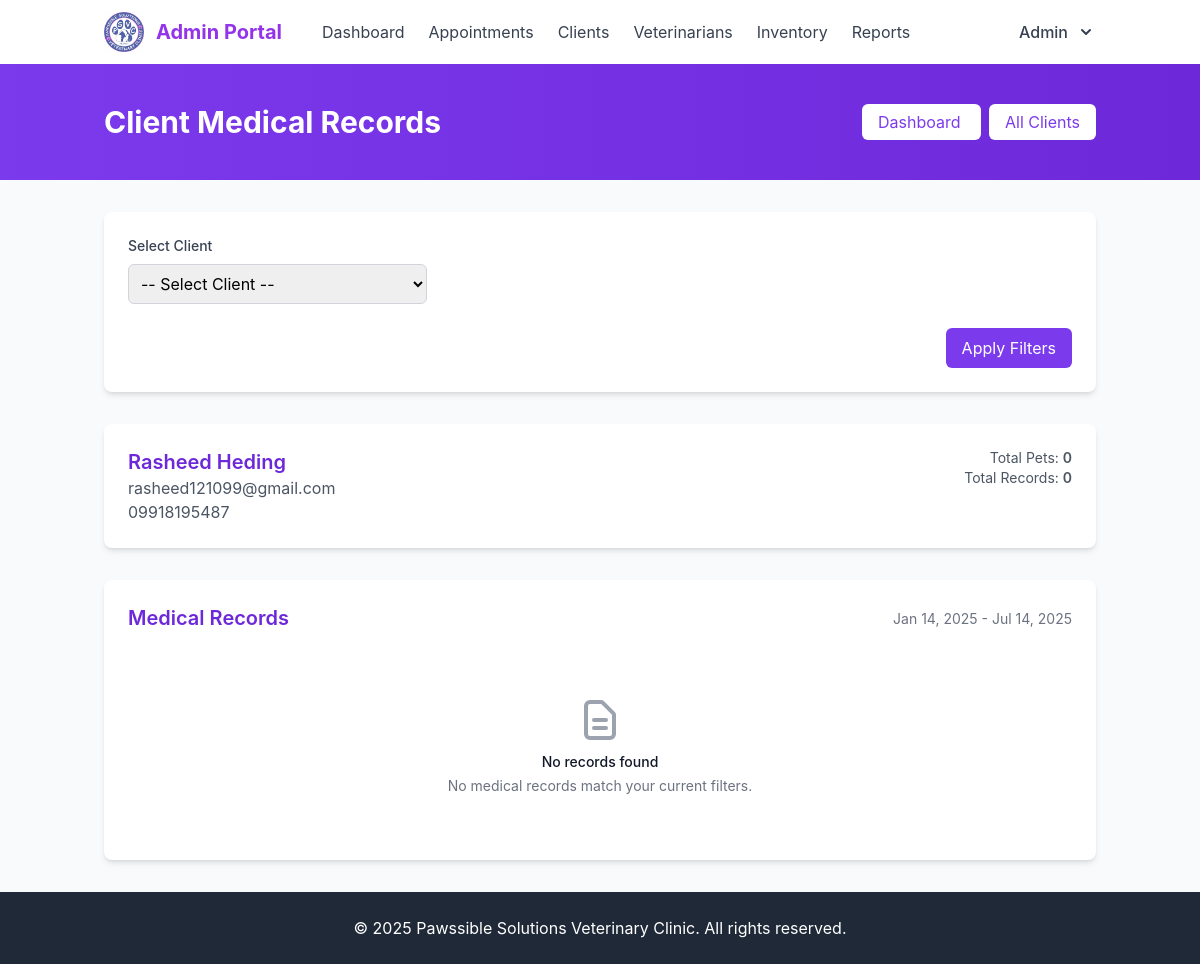
The page /admin/client_medical_records.php?client_id=18 (signed in) on the database as committed earlier.
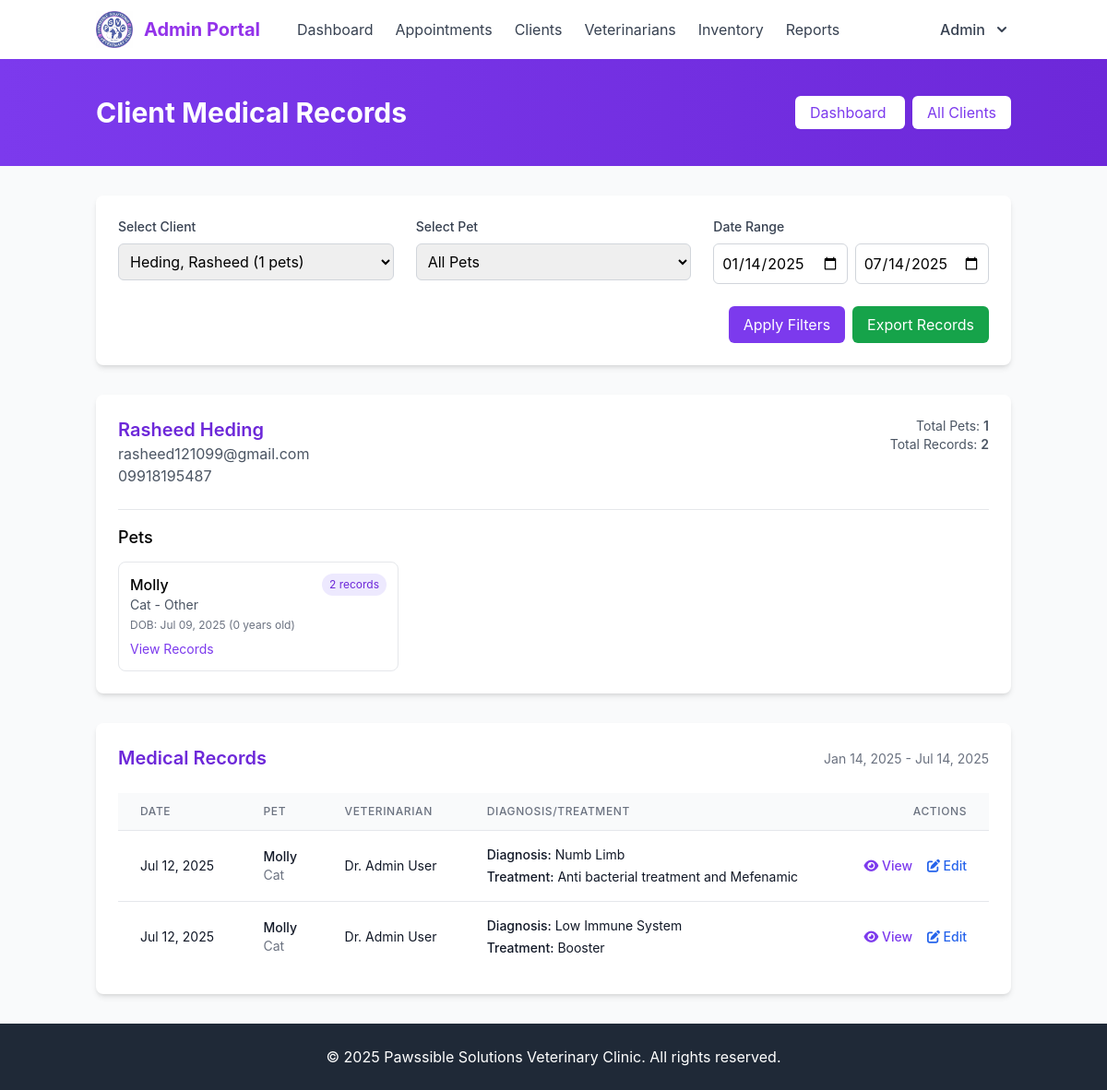
The same page on the database as committed later.
### tables this page shows
CREATE TABLE `pets` (
  `id` int(11) NOT NULL,
  `owner_id` int(11) NOT NULL,
  `name` varchar(50) NOT NULL,
  `species` varchar(50) NOT NULL,
  `breed` varchar(50) DEFAULT NULL,
  `gender` enum('male','female','unknown') NOT NULL,
  `date_of_birth` date DEFAULT NULL,
  `weight` decimal(5,2) DEFAULT NULL,
  `microchip_id` varchar(50) DEFAULT NULL,
  `created_at` timestamp NOT NULL DEFAULT current_timestamp(),
  `updated_at` timestamp NOT NULL DEFAULT current_timestamp() ON UPDATE current_timestamp()
);

CREATE TABLE `medical_records` (
  `id` int(11) NOT NULL,
  `pet_id` int(11) NOT NULL,
  `appointment_id` int(11) DEFAULT NULL,
  `record_date` date NOT NULL,
  `record_type` varchar(50) DEFAULT NULL,
  `diagnosis` text DEFAULT NULL,
  `treatment` text DEFAULT NULL,
  `medications` text DEFAULT NULL,
  `notes` text DEFAULT NULL,
  `created_by` int(11) NOT NULL,
  `created_at` timestamp NOT NULL DEFAULT current_timestamp(),
  `updated_at` timestamp NOT NULL DEFAULT current_timestamp() ON UPDATE current_timestamp()
);

### admin/client_medical_records.php (the view, shortened to what the changed rows need)
<?php
$database = new Database();
$db = $database->getConnection();
$selected_client_id = $_GET['client_id'] ?? null;
$selected_pet_id = $_GET['pet_id'] ?? null;
$start_date = $_GET['start_date'] ?? date('Y-m-d', strtotime('-6 months'));
$end_date = $_GET['end_date'] ?? date('Y-m-d');
$clients_query = "SELECT DISTINCT u.id, u.first_name, u.last_name, u.email,
                 (SELECT COUNT(*) FROM pets WHERE owner_id = u.id) as pet_count
                 FROM users u
                 JOIN pets p ON u.id = p.owner_id
                 WHERE u.role = 'client'
                 ORDER BY u.last_name, u.first_name";
$clients_stmt = $db->prepare($clients_query);
$clients_stmt->execute();
$pets = [];
if ($selected_client_id) {
    $pets_query = "SELECT p.id, p.name, p.species, p.breed, p.date_of_birth,
                  (SELECT COUNT(*) FROM medical_records WHERE pet_id = p.id) as record_count
                  FROM pets p
                  WHERE p.owner_id = :owner_id
                  ORDER BY p.name";
    $pets_stmt = $db->prepare($pets_query);
    $pets_stmt->bindParam(':owner_id', $selected_client_id);
    $pets_stmt->execute();
    $pets = $pets_stmt->fetchAll(PDO::FETCH_ASSOC);
    $client_query = "SELECT first_name, last_name, email, phone FROM users WHERE id = :id";
    $client_stmt = $db->prepare($client_query);
    $client_stmt->bindParam(':id', $selected_client_id);
    $client_stmt->execute();
    $client = $client_stmt->fetch(PDO::FETCH_ASSOC);
}
$records = [];
if ($selected_client_id) {
    $records_query = "SELECT mr.*, p.name as pet_name, p.species, p.breed,
                     CONCAT(v.first_name, ' ', v.last_name) as vet_name
                     FROM medical_records mr
                     JOIN pets p ON mr.pet_id = p.id
                     JOIN users v ON mr.created_by = v.id
                     WHERE p.owner_id = :owner_id";
    $params = [':owner_id' => $selected_client_id];
    $records_query .= " AND mr.record_date BETWEEN :start_date AND :end_date";
    $params[':start_date'] = $start_date;
    $params[':end_date'] = $end_date;
    $records_query .= " ORDER BY mr.record_date DESC, mr.id DESC";
    $records_stmt = $db->prepare($records_query);
    foreach ($params as $key => $value) {
        $records_stmt->bindParam($key, $params[$key]);
    }
    $records_stmt->execute();
    $records = $records_stmt->fetchAll(PDO::FETCH_ASSOC);
}
include_once '../includes/admin_header.php';
?>
<div class="bg-gradient-to-r from-violet-600 to-violet-700 py-10">
    <div class="container mx-auto px-4">
        <div class="flex justify-between items-center">
            <h1 class="text-3xl font-bold text-white">Client Medical Records</h1>
        </div>
    </div>
</div>
<div class="container mx-auto px-4 py-8">
    <div class="bg-white rounded-lg shadow-md p-6 mb-8">
        <form method="GET" action="<?php echo htmlspecialchars($_SERVER['PHP_SELF']); ?>" class="grid grid-cols-1 md:grid-cols-2 lg:grid-cols-3 gap-6">
            <div>
                <label for="client_id" class="block text-sm font-medium text-gray-700 mb-2">Select Client</label>
                <select name="client_id" id="client_id" class="w-full p-2 border border-gray-300 rounded-md focus:outline-none focus:ring-2 focus:ring-violet-500" onchange="this.form.submit()">
                    <option value="">-- Select Client --</option>
                    <?php while ($client_row = $clients_stmt->fetch(PDO::FETCH_ASSOC)): ?>
                        <option value="<?php echo $client_row['id']; ?>" <?php echo ($selected_client_id == $client_row['id']) ? 'selected' : ''; ?>>
                            <?php echo htmlspecialchars($client_row['last_name'] . ', ' . $client_row['first_name']); ?>
                            (<?php echo $client_row['pet_count']; ?> pets)
                        </option>
                    <?php endwhile; ?>
                </select>
            </div>
            <?php if ($selected_client_id && !empty($pets)): ?>
                <div>
                    <label for="pet_id" class="block text-sm font-medium text-gray-700 mb-2">Select Pet</label>
                    <select name="pet_id" id="pet_id" class="w-full p-2 border border-gray-300 rounded-md focus:outline-none focus:ring-2 focus:ring-violet-500">
                        <option value="">All Pets</option>
                    </select>
                </div>
                <div>
                    <label class="block text-sm font-medium text-gray-700 mb-2">Date Range</label>
                    <div class="grid grid-cols-2 gap-2">
                        <input type="date" name="start_date" value="<?php echo $start_date; ?>" class="w-full p-2 border border-gray-300 rounded-md focus:outline-none focus:ring-2 focus:ring-violet-500">
                        <input type="date" name="end_date" value="<?php echo $end_date; ?>" class="w-full p-2 border border-gray-300 rounded-md focus:outline-none focus:ring-2 focus:ring-violet-500">
                    </div>
                </div>
            <?php endif; ?>
            <?php if ($selected_client_id): ?>
                <div class="md:col-span-2 lg:col-span-3 flex justify-end">
                    <button type="submit" class="bg-violet-600 text-white px-4 py-2 rounded-md hover:bg-violet-700 transition">
                        Apply Filters
                    </button>
                    <?php if (!empty($records)): ?>
                        <a href="export_medical_records.php?client_id=<?php echo $selected_client_id; ?>&pet_id=<?php echo $selected_pet_id; ?>&start_date=<?php echo $start_date; ?>&end_date=<?php echo $end_date; ?>"
                           class="ml-2 bg-green-600 text-white px-4 py-2 rounded-md hover:bg-green-700 transition">
                            Export Records
                        </a>
                    <?php endif; ?>
                </div>
            <?php endif; ?>
        </form>
    </div>
    <?php if ($selected_client_id): ?>
        <div class="bg-white rounded-lg shadow-md p-6 mb-8">
            <div class="flex justify-between items-start">
                <div>
                    <h2 class="text-xl font-semibold text-violet-700"><?php echo htmlspecialchars($client['first_name'] . ' ' . $client['last_name']); ?></h2>
                    <p class="text-gray-600"><?php echo htmlspecialchars($client['email']); ?></p>
                    <?php if (!empty($client['phone'])): ?>
                        <p class="text-gray-600"><?php echo htmlspecialchars($client['phone']); ?></p>
                    <?php endif; ?>
                </div>
                <div class="text-right">
                    <p class="text-sm text-gray-600">Total Pets: <span class="font-semibold"><?php echo count($pets); ?></span></p>
                    <p class="text-sm text-gray-600">Total Records: <span class="font-semibold"><?php echo count($records); ?></span></p>
                </div>
            </div>
            <?php if (!empty($pets)): ?>
                <div class="mt-6 border-t pt-4">
                    <h3 class="text-lg font-medium mb-3">Pets</h3>
                    <div class="grid grid-cols-1 md:grid-cols-2 lg:grid-cols-3 gap-4">
                        <?php foreach ($pets as $pet): ?>
                            <div class="border rounded-lg p-3 <?php echo ($selected_pet_id == $pet['id']) ? 'bg-violet-50 border-violet-300' : ''; ?>">
                                <div class="flex justify-between">
                                    <h4 class="font-medium"><?php echo htmlspecialchars($pet['name']); ?></h4>
                                    <span class="text-xs bg-violet-100 text-violet-700 px-2 py-1 rounded-full">
                                        <?php echo $pet['record_count']; ?> records
                                    </span>
                                </div>
                                <p class="text-sm text-gray-600">
                                    <?php echo htmlspecialchars($pet['species']); ?>
                                    <?php if (!empty($pet['breed'])): ?>
                                        - <?php echo htmlspecialchars($pet['breed']); ?>
                                    <?php endif; ?>
                                </p>
                                <?php if (!empty($pet['date_of_birth'])): ?>
                                    <p class="text-xs text-gray-500 mt-1">
                                        DOB: <?php echo date('M d, Y', strtotime($pet['date_of_birth'])); ?>
                                        (<?php echo floor((time() - strtotime($pet['date_of_birth'])) / 31536000); ?> years old)
                                    </p>
                                <?php endif; ?>
                                <a href="?client_id=<?php echo $selected_client_id; ?>&pet_id=<?php echo $pet['id']; ?>"
                                   class="text-violet-600 text-sm hover:text-violet-800 mt-2 inline-block">
                                    View Records
                                </a>
                            </div>
                        <?php endforeach; ?>
                    </div>
                </div>
            <?php endif; ?>
        </div>
        <div class="bg-white rounded-lg shadow-md p-6">
            <div class="flex justify-between items-center mb-6">
                <h2 class="text-xl font-semibold text-violet-700">Medical Records</h2>
                <div>
                    <span class="text-sm text-gray-500">
                        <?php echo date('M d, Y', strtotime($start_date)); ?> - <?php echo date('M d, Y', strtotime($end_date)); ?>
                    </span>
                </div>
            </div>
            <?php if (empty($records)): ?>
                <div class="text-center py-10">
                    <h3 class="mt-2 text-sm font-medium text-gray-900">No records found</h3>
                    <p class="mt-1 text-sm text-gray-500">No medical records match your current filters.</p>
                </div>
            <?php else: ?>
                <div class="overflow-x-auto">
                    <table class="min-w-full divide-y divide-gray-200">
                        <thead class="bg-gray-50">
                            <tr>
                                <th scope="col" class="px-6 py-3 text-left text-xs font-medium text-gray-500 uppercase tracking-wider">Date</th>
                                <?php if (empty($selected_pet_id)): ?>
                                    <th scope="col" class="px-6 py-3 text-left text-xs font-medium text-gray-500 uppercase tracking-wider">Pet</th>
                                <?php endif; ?>
                                <th scope="col" class="px-6 py-3 text-left text-xs font-medium text-gray-500 uppercase tracking-wider">Veterinarian</th>
                                <th scope="col" class="px-6 py-3 text-left text-xs font-medium text-gray-500 uppercase tracking-wider">Diagnosis/Treatment</th>
                                <th scope="col" class="px-6 py-3 text-right text-xs font-medium text-gray-500 uppercase tracking-wider">Actions</th>
                            </tr>
                        </thead>
                        <tbody class="bg-white divide-y divide-gray-200">
                            <?php foreach ($records as $record): ?>
                                <tr>
                                    <td class="px-6 py-4 whitespace-nowrap">
                                        <div class="text-sm text-gray-900"><?php echo date('M d, Y', strtotime($record['record_date'])); ?></div>
                                    </td>
                                    <?php if (empty($selected_pet_id)): ?>
                                        <td class="px-6 py-4 whitespace-nowrap">
                                            <div class="text-sm font-medium text-gray-900"><?php echo htmlspecialchars($record['pet_name']); ?></div>
                                            <div class="text-sm text-gray-500"><?php echo htmlspecialchars($record['species']); ?></div>
                                        </td>
                                    <?php endif; ?>
                                    <td class="px-6 py-4 whitespace-nowrap">
                                        <div class="text-sm text-gray-900">Dr. <?php echo htmlspecialchars($record['vet_name']); ?></div>
                                    </td>
                                    <td class="px-6 py-4">
                                        <?php if (!empty($record['diagnosis'])): ?>
                                            <div class="text-sm text-gray-900">
                                                <span class="font-medium">Diagnosis:</span> <?php echo htmlspecialchars($record['diagnosis']); ?>
                                            </div>
                                        <?php endif; ?>
                                        <?php if (!empty($record['treatment'])): ?>
                                            <div class="text-sm text-gray-900 mt-1">
                                                <span class="font-medium">Treatment:</span> <?php echo htmlspecialchars($record['treatment']); ?>
                                            </div>
                                        <?php endif; ?>
                                    </td>
                                    <td class="px-6 py-4 whitespace-nowrap text-right text-sm font-medium">
                                        <a href="view_medical_record.php?id=<?php echo $record['id']; ?>" class="text-violet-600 hover:text-violet-900 mr-3">
                                            <i class="fas fa-eye"></i> View
                                        </a>
                                        <a href="edit_medical_record.php?id=<?php echo $record['id']; ?>" class="text-blue-600 hover:text-blue-900">
                                            <i class="fas fa-edit"></i> Edit
                                        </a>
                                    </td>
                                </tr>
                            <?php endforeach; ?>
                        </tbody>
                    </table>
                </div>
            <?php endif; ?>
        </div>
    <?php endif; ?>
</div>
<?php include_once '../includes/admin_footer.php'; ?>

Rows that differ between the two databases and show on the page:
added pets: name "Molly", record_count "2", species "Cat", breed "Other", date_of_birth "Jul 09, 2025"
added medical_records: record_date "Jul 12, 2025", pet.name "Molly", pet.species "Cat", vet_name "Admin User", diagnosis "Numb Limb", treatment "Anti bacterial treatment and Mefenamic"
added medical_records: record_date "Jul 12, 2025", pet.name "Molly", pet.species "Cat", vet_name "Admin User", diagnosis "Low Immune System", treatment "Booster"
Other text that changed with them:
form field client_id: "-- Select Client --" → "Heding, Rasheed (1 pets)"
form field pet_id: (not shown) → "All Pets"
form field start_date: (not shown) → "01/14/2025"
form field end_date: (not shown) → "07/14/2025"
count($pets): "0" → "1"
count($records): "0" → "2"
text no longer shown: "No records found No medical records match your current filters."
text now shown: "Select Pet Date Range Export Records Pets DATE PET VETERINARIAN DIAGNOSIS/TREATMENT ACTIONS"
